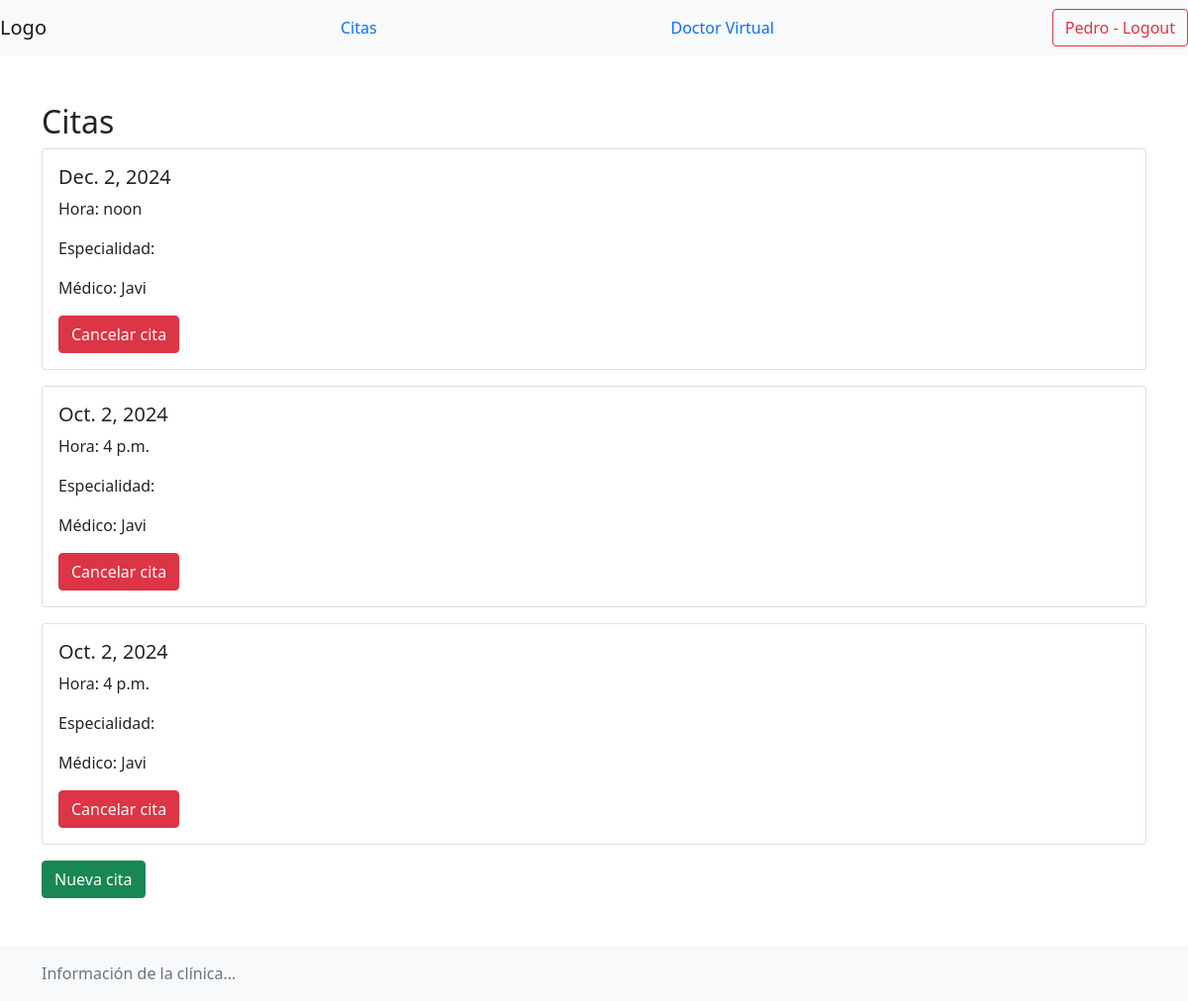
Screenshot of /clinic/citas/ (signed in) with the database file from the repository.
### clinic/models.py (models this page shows, shortened)
class Cita(models.Model):
    fecha = models.DateField()
    hora = models.TimeField()
    medico = models.ForeignKey(Perfil, related_name='citas_doctor', on_delete=models.CASCADE)
    paciente = models.ForeignKey(Perfil, related_name='citas_paciente', on_delete=models.CASCADE)
    cancelada = models.BooleanField(default=False)

class Perfil(models.Model):
    TIPO_USUARIO_CHOICES = [
        ('PAC', 'Paciente'),
        ('DOC', 'Doctor'),
    ]
    user = models.OneToOneField(User, on_delete=models.CASCADE, related_name='perfil')
    tipo_usuario = models.CharField(max_length=3, choices=TIPO_USUARIO_CHOICES, default='PAC')

### clinic/views.py (the view)
# urls.py: path('citas/', views.CitasView.as_view(), name='citas'),
class CitasView(LoginRequiredMixin,ListView):
    model = Cita
    template_name = 'citas.html'
    def get_queryset(self):
        perfil = Perfil.objects.get(user=self.request.user)
        if perfil.tipo_usuario == 'DOC':
            return Cita.objects.filter(medico=perfil)
        else:
            return Cita.objects.filter(paciente=perfil)

### clinic/templates/citas.html
{% extends 'base.html' %}
{% block content %}
    <h2>Citas</h2>
    {% for cita in object_list %}
        <div class="card mb-3">
            <div class="card-body">
                <h5 class="card-title">{{ cita.fecha }}</h5>
                <p class="card-text">Hora: {{ cita.hora }}</p>
                <p class="card-text">Especialidad: {{ cita.especialidad }}</p>
                <p class="card-text">Médico: {{ cita.medico.user.username }}</p>
                {% if request.user.perfil.tipo_usuario == 'PAC' %}
                    <a href="{% url 'clinic:cancelar_cita' cita.id %}" class="btn btn-danger">Cancelar cita</a>
                {% endif %}
            </div>
        </div>
    {% endfor %}
    {% if request.user.perfil.tipo_usuario == 'PAC' %}
        <a href="{% url 'clinic:nueva_cita' %}" class="btn btn-success">Nueva cita</a>
    {% endif %}
{% endblock %}

### clinic/templates/base.html (shortened to what this page needs)
<!DOCTYPE html>
<html lang="en">
<head>
    <link href="https://cdn.jsdelivr.net/npm/bootstrap@5.1.1/dist/css/bootstrap.min.css" rel="stylesheet">
</head>
<body>
    <nav class="navbar navbar-light bg-light">
        <a class="navbar-brand" href="{% url 'clinic:login' %}">Logo</a>
        <a class="nav-link" href="{% url 'clinic:citas' %}">Citas</a>
        <a class="nav-link" href="{% url 'clinic:doctor_virtual' %}">Doctor Virtual</a>
        {% if request.user.is_authenticated %}
            <button class="btn btn-outline-danger my-2 my-sm-0" type="submit">{{ request.user.username }} - Logout</button>
        {% endif %}
    </nav>
    <div class="container mt-5 mb-5">
        {% block content %}
        {% endblock %}
    </div>
    <footer class="footer mt-auto py-3 bg-light">
        <div class="container">
            <span class="text-muted">Información de la clínica...</span>
        </div>
    </footer>
</body>
</html>

### rows the page displays
Cita: fecha "Dec. 2, 2024", hora "noon", medico.user.username "Javi"
Cita: fecha "Oct. 2, 2024", hora "4 p.m.", medico.user.username "Javi"
Cita: fecha "Oct. 2, 2024", hora "4 p.m.", medico.user.username "Javi"

### other values shown
{{ request.user.username }} "Pedro"
